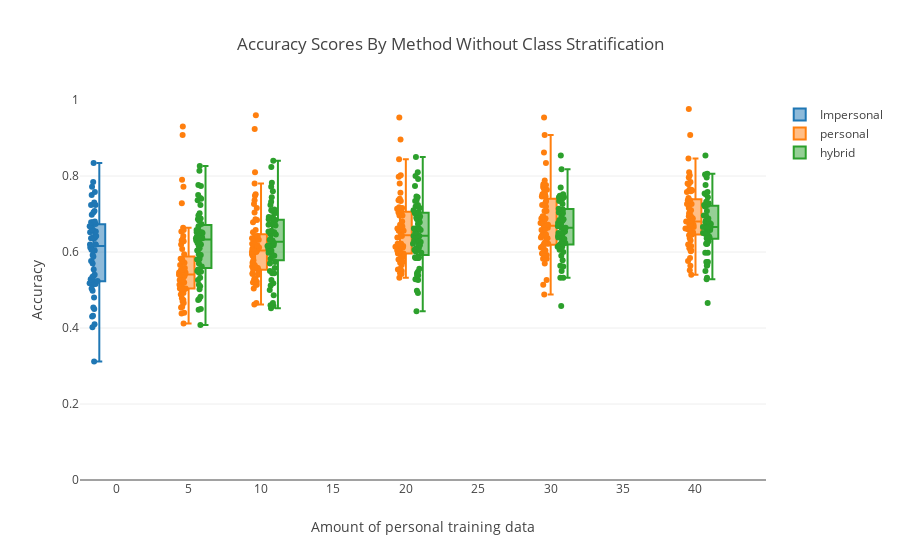

Here is the notebook cell this chart was saved with:
### Code cell
impersonal_trace = go.Box(y=impersonal_mean_scores,
                          x=0,
                          boxpoints='all',
                          jitter=0.8,
                          pointpos=-1,
                          name="Impersonal")


personal_trace = go.Box(y=all_personal_scores,
                       x=all_personal_sizes,
                        boxpoints='all',
                          jitter=0.8,
                          pointpos=-1,
                       name="personal")

hybrid_trace = go.Box(y=all_hybrid_scores,
                     x=all_hybrid_sizes,
                      boxpoints='all',
                          jitter=0.8,
                          pointpos=-1,
                     name="hybrid")

data = [impersonal_trace, personal_trace, hybrid_trace]
layout = go.Layout(yaxis=dict(title='Accuracy', range=[0,1]),
                   xaxis=dict(title='Amount of personal training data'),
                   boxmode='group',
                   title="Accuracy Scores By Method Without Class Stratification"
                  )
fig = go.Figure(data=data, layout=layout)
iplot(fig)

### Figure 1 — Plotly figure (JSON) as saved in the notebook; plotly's stock layout.template omitted (floating-point values rounded to 4 significant figures; data arrays with more than 128 entries replaced by an {"elided": "..."} marker saying what was removed)
{"data": [{"boxpoints": "all", "jitter": 0.8, "name": "Impersonal", "pointpos": -1, "type": "box", "x": 0, "y": [0.604, 0.75, 0.724, 0.652, 0.73, 0.516, 0.654, 0.576, 0.534, 0.658, 0.45, 0.636, 0.642, 0.606, 0.62, 0.68, 0.498, 0.674, 0.612, 0.522, 0.672, 0.48, 0.772, 0.526, 0.636, 0.528, 0.758, 0.588, 0.62, 0.784, 0.834, 0.432, 0.524, 0.678, 0.454, 0.604, 0.312, 0.516, 0.66, 0.638, 0.43, 0.668, 0.402, 0.518, 0.41, 0.516, 0.54, 0.708, 0.592, 0.638, 0.704, 0.554, 0.62, 0.698, 0.57, 0.536, 0.636, 0.678, 0.504, 0.724]}, {"boxpoints": "all", "jitter": 0.8, "name": "personal", "pointpos": -1, "type": "box", "x": {"elided": "300 int values"}, "y": {"elided": "300 float values"}}, {"boxpoints": "all", "jitter": 0.8, "name": "hybrid", "pointpos": -1, "type": "box", "x": {"elided": "300 int values"}, "y": {"elided": "300 float values"}}], "layout": {"boxmode": "group", "title": "Accuracy Scores By Method Without Class Stratification", "xaxis": {"title": "Amount of personal training data"}, "yaxis": {"range": [0, 1], "title": "Accuracy"}}}
